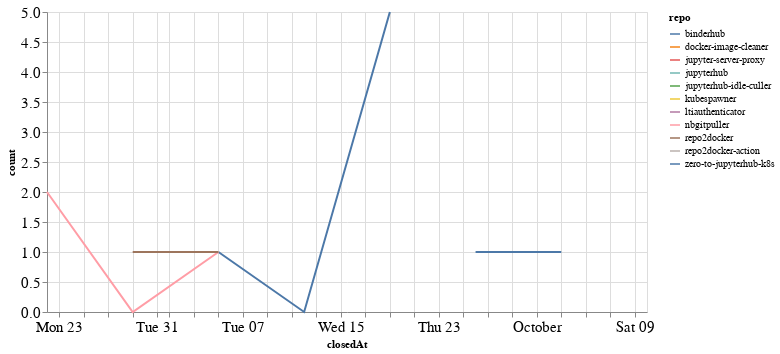

Here is the notebook cell this chart was saved with:
### Code cell
closed_by_time = closed_by.groupby('repo').resample('W', on='closedAt').count()['author'].reset_index()
closed_by_time = closed_by_time.rename(columns={'author': 'count'})

alt.Chart(closed_by_time, width=600).mark_line().encode(
    x='closedAt',
    y='count',
    color='repo',
    tooltip="repo"
)

### Figure 1 — Vega-Lite specification as saved in the notebook (floating-point values rounded to 4 significant figures)
{"config": {"axisLeft": {"labelFontSize": 15}, "axisBottom": {"labelFontSize": 15}}, "data": {"name": "data-11fca112483fd69cae0b0e587a872ab5"}, "mark": "line", "encoding": {"color": {"type": "nominal", "field": "repo"}, "tooltip": {"type": "nominal", "field": "repo"}, "x": {"type": "temporal", "field": "closedAt"}, "y": {"type": "quantitative", "field": "count"}}, "width": 600, "$schema": "https://vega.github.io/schema/vega-lite/v4.8.1.json", "datasets": {"data-11fca112483fd69cae0b0e587a872ab5": [{"repo": "binderhub", "closedAt": "2021-09-05T00:00:00", "count": 1}, {"repo": "binderhub", "closedAt": "2021-09-12T00:00:00", "count": 0}, {"repo": "binderhub", "closedAt": "2021-09-19T00:00:00", "count": 5}, {"repo": "docker-image-cleaner", "closedAt": "2021-09-19T00:00:00", "count": 2}, {"repo": "jupyter-server-proxy", "closedAt": "2021-08-29T00:00:00", "count": 2}, {"repo": "jupyterhub", "closedAt": "2021-08-22T00:00:00", "count": 1}, {"repo": "jupyterhub-idle-culler", "closedAt": "2021-09-26T00:00:00", "count": 1}, {"repo": "kubespawner", "closedAt": "2021-10-10T00:00:00", "count": 1}, {"repo": "ltiauthenticator", "closedAt": "2021-09-05T00:00:00", "count": 1}, {"repo": "nbgitpuller", "closedAt": "2021-08-22T00:00:00", "count": 2}, {"repo": "nbgitpuller", "closedAt": "2021-08-29T00:00:00", "count": 0}, {"repo": "nbgitpuller", "closedAt": "2021-09-05T00:00:00", "count": 1}, {"repo": "repo2docker", "closedAt": "2021-08-29T00:00:00", "count": 1}, {"repo": "repo2docker", "closedAt": "2021-09-05T00:00:00", "count": 1}, {"repo": "repo2docker-action", "closedAt": "2021-09-19T00:00:00", "count": 1}, {"repo": "zero-to-jupyterhub-k8s", "closedAt": "2021-09-26T00:00:00", "count": 1}, {"repo": "zero-to-jupyterhub-k8s", "closedAt": "2021-10-03T00:00:00", "count": 1}]}}
